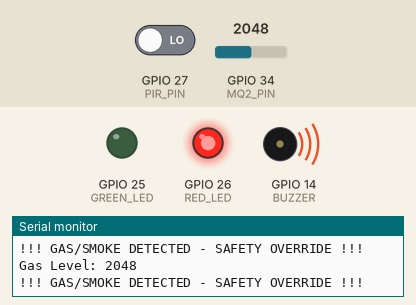
Recording of a sketch running on a simulated ESP32. On the bench: output pins drawn as LEDs (lit = HIGH), buzzer (waves = sounding, pin HIGH), the last lines printed to the serial monitor. The test bench sets the inputs (shaded band); at power-on: GPIO 34 (MQ2_PIN) = 2048, GPIO 27 (PIR_PIN) LOW.

Above: at 1.2 s.
1.3 s: GPIO 34 (MQ2_PIN) set to 1941
At 2.3 s:
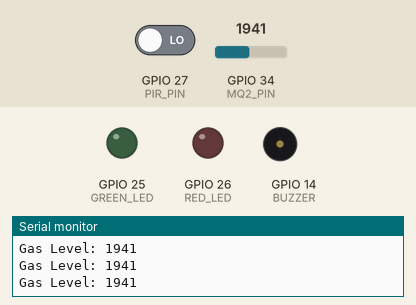
2.9 s: GPIO 27 (PIR_PIN) driven HIGH
At 3.6 s:
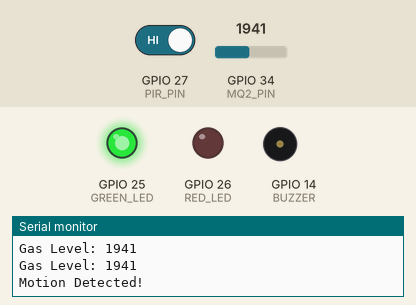
4.5 s: GPIO 34 (MQ2_PIN) set to 2040
At 7.2 s:
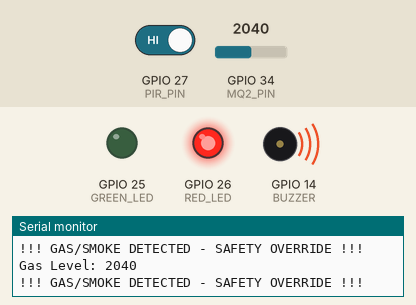
7.5 s: GPIO 34 (MQ2_PIN) set to 1960
At 8.5 s:
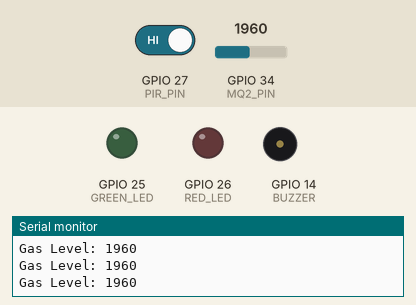
Timing chart, 0 to 10.1 s (numbered marks = the images above; inputs shaded):
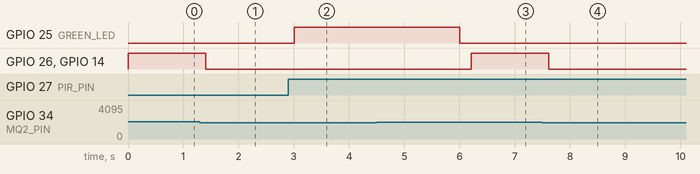

Measured:
- the behaviour switches between 2001 and 2000 on GPIO 34 (MQ2_PIN) (found by bisection; images 0 and 1)
- after the input at 1.3 s, GPIO 26 (RED_LED), GPIO 14 (BUZZER): HIGH → LOW after 0.11 s
- after the input at 2.9 s, GPIO 25 (GREEN_LED): LOW → HIGH after 0.11 s
- after the input at 4.5 s, GPIO 26 (RED_LED), GPIO 14 (BUZZER): LOW → HIGH after 1.7 s
- after the input at 7.5 s, GPIO 26 (RED_LED), GPIO 14 (BUZZER): HIGH → LOW after 0.11 s

The sketch:

sketch.ino
```cpp
#define PIR_PIN 27
#define GREEN_LED 25
#define MQ2_PIN 34
#define RED_LED 26
#define BUZZER 14

#define GAS_THRESHOLD 2000

volatile bool motionDetected = false;

void IRAM_ATTR motionISR() {
  motionDetected = true;
}

void setup() {
  Serial.begin(115200);

  pinMode(PIR_PIN, INPUT);
  pinMode(GREEN_LED, OUTPUT);

  pinMode(MQ2_PIN, INPUT);
  pinMode(RED_LED, OUTPUT);
  pinMode(BUZZER, OUTPUT);

  digitalWrite(GREEN_LED, LOW);
  digitalWrite(RED_LED, LOW);
  digitalWrite(BUZZER, LOW);

  attachInterrupt(
    digitalPinToInterrupt(PIR_PIN),
    motionISR,
    RISING
  );

  Serial.println("Smart Home Security System Started");
}
void loop() {

  int gasValue = analogRead(MQ2_PIN);

  Serial.print("Gas Level: ");
  Serial.println(gasValue);

  // SAFETY OVERRIDE
  if (gasValue > GAS_THRESHOLD) {

    Serial.println("!!! GAS/SMOKE DETECTED - SAFETY OVERRIDE !!!");

    // Turn OFF normal lighting
    digitalWrite(GREEN_LED, LOW);

    // Activate alarm
    digitalWrite(RED_LED, HIGH);
    digitalWrite(BUZZER, HIGH);

    // Ignore motion while danger exists
    motionDetected = false;
  }

  // NORMAL OPERATION
  else {

    digitalWrite(RED_LED, LOW);
    digitalWrite(BUZZER, LOW);

    if (motionDetected) {

      Serial.println("Motion Detected!");

      digitalWrite(GREEN_LED, HIGH);

      delay(3000);

      digitalWrite(GREEN_LED, LOW);

      motionDetected = false;
    }
  }

  delay(200);
}
```
